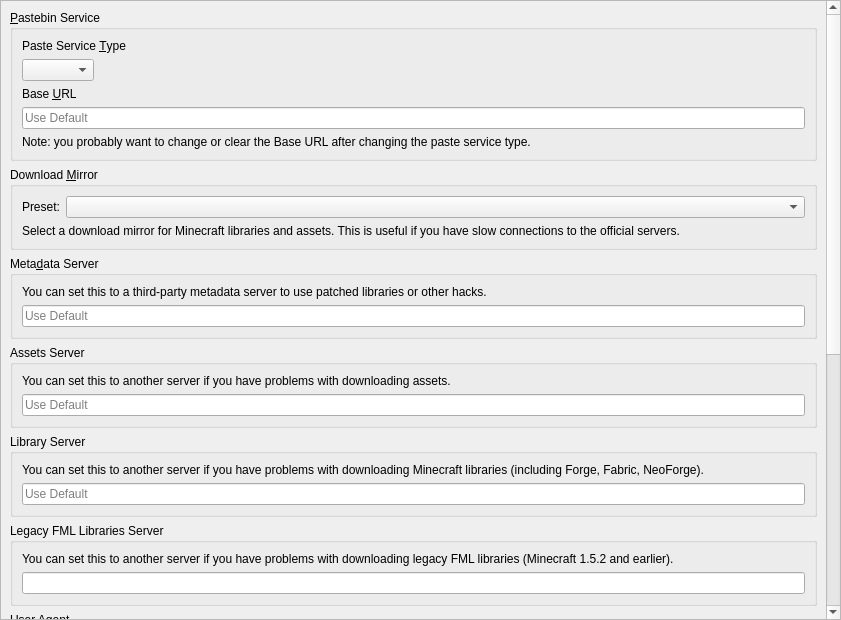
<?xml version="1.0" encoding="UTF-8"?>
<ui version="4.0">
 <class>APIPage</class>
 <widget class="QWidget" name="APIPage">
  <property name="geometry">
   <rect>
    <x>0</x>
    <y>0</y>
    <width>841</width>
    <height>620</height>
   </rect>
  </property>
  <layout class="QVBoxLayout" name="verticalLayout_2">
   <property name="leftMargin">
    <number>0</number>
   </property>
   <property name="topMargin">
    <number>0</number>
   </property>
   <property name="rightMargin">
    <number>0</number>
   </property>
   <property name="bottomMargin">
    <number>0</number>
   </property>
   <item>
    <widget class="QScrollArea" name="scrollArea">
     <property name="widgetResizable">
      <bool>true</bool>
     </property>
     <widget class="QWidget" name="scrollAreaWidgetContents">
      <property name="geometry">
       <rect>
        <x>0</x>
        <y>-216</y>
        <width>816</width>
        <height>832</height>
       </rect>
      </property>
      <layout class="QVBoxLayout" name="verticalLayout">
       <item>
        <widget class="QGroupBox" name="groupBox_paste">
         <property name="title">
          <string>&amp;Pastebin Service</string>
         </property>
         <layout class="QVBoxLayout" name="verticalLayout_3">
          <item>
           <widget class="QLabel" name="pasteServiceTypeLabel">
            <property name="text">
             <string>Paste Service &amp;Type</string>
            </property>
            <property name="buddy">
             <cstring>pasteTypeComboBox</cstring>
            </property>
           </widget>
          </item>
          <item>
           <widget class="QComboBox" name="pasteTypeComboBox">
            <property name="sizePolicy">
             <sizepolicy hsizetype="Maximum" vsizetype="Fixed">
              <horstretch>0</horstretch>
              <verstretch>0</verstretch>
             </sizepolicy>
            </property>
           </widget>
          </item>
          <item>
           <widget class="QLabel" name="baseURLLabel">
            <property name="text">
             <string>Base &amp;URL</string>
            </property>
            <property name="buddy">
             <cstring>baseURLEntry</cstring>
            </property>
           </widget>
          </item>
          <item>
           <widget class="QLineEdit" name="baseURLEntry">
            <property name="placeholderText">
             <string>Use Default</string>
            </property>
            <property name="clearButtonEnabled">
             <bool>true</bool>
            </property>
           </widget>
          </item>
          <item>
           <widget class="QLabel" name="baseURLNote">
            <property name="text">
             <string>Note: you probably want to change or clear the Base URL after changing the paste service type.</string>
            </property>
            <property name="wordWrap">
             <bool>true</bool>
            </property>
           </widget>
          </item>
         </layout>
        </widget>
       </item>
       <item>
        <widget class="QGroupBox" name="groupBox_mirror">
         <property name="title">
          <string>Download &amp;Mirror</string>
         </property>
         <layout class="QVBoxLayout" name="verticalLayout_mirror">
          <item>
           <layout class="QHBoxLayout" name="horizontalLayout_mirror">
            <item>
             <widget class="QLabel" name="label_mirror">
              <property name="text">
               <string>Preset:</string>
              </property>
              <property name="buddy">
               <cstring>mirrorPreset</cstring>
              </property>
             </widget>
            </item>
            <item>
             <widget class="QComboBox" name="mirrorPreset">
              <property name="sizePolicy">
               <sizepolicy hsizetype="Expanding" vsizetype="Fixed">
                <horstretch>0</horstretch>
                <verstretch>0</verstretch>
               </sizepolicy>
              </property>
             </widget>
            </item>
           </layout>
          </item>
          <item>
           <widget class="QLabel" name="label_mirror_desc">
            <property name="text">
             <string>Select a download mirror for Minecraft libraries and assets. This is useful if you have slow connections to the official servers.</string>
            </property>
            <property name="wordWrap">
             <bool>true</bool>
            </property>
           </widget>
          </item>
         </layout>
        </widget>
       </item>
       <item>
        <widget class="QGroupBox" name="groupBox_meta">
         <property name="title">
          <string>Meta&amp;data Server</string>
         </property>
         <layout class="QVBoxLayout" name="verticalLayout_5">
          <item>
           <widget class="QLabel" name="label_6">
            <property name="text">
             <string>You can set this to a third-party metadata server to use patched libraries or other hacks.</string>
            </property>
            <property name="textFormat">
             <enum>Qt::RichText</enum>
            </property>
            <property name="wordWrap">
             <bool>true</bool>
            </property>
            <property name="openExternalLinks">
             <bool>true</bool>
            </property>
           </widget>
          </item>
          <item>
           <widget class="QLineEdit" name="metaURL">
            <property name="placeholderText">
             <string>Use Default</string>
            </property>
           </widget>
          </item>
         </layout>
        </widget>
       </item>
       <item>
        <widget class="QGroupBox" name="groupBox_assets">
         <property name="title">
          <string>Assets Server</string>
         </property>
         <layout class="QVBoxLayout" name="verticalLayout_6">
          <item>
           <widget class="QLabel" name="label_7">
            <property name="text">
             <string>You can set this to another server if you have problems with downloading assets.</string>
            </property>
            <property name="textFormat">
             <enum>Qt::RichText</enum>
            </property>
            <property name="wordWrap">
             <bool>true</bool>
            </property>
            <property name="openExternalLinks">
             <bool>true</bool>
            </property>
           </widget>
          </item>
          <item>
           <widget class="QLineEdit" name="resourceURL">
            <property name="placeholderText">
             <string>Use Default</string>
            </property>
           </widget>
          </item>
         </layout>
        </widget>
       </item>
       <item>
        <widget class="QGroupBox" name="groupBox_libraries">
         <property name="title">
          <string>Library Server</string>
         </property>
         <layout class="QVBoxLayout" name="verticalLayout_libraries">
          <item>
           <widget class="QLabel" name="label_libraries">
            <property name="text">
             <string>You can set this to another server if you have problems with downloading Minecraft libraries (including Forge, Fabric, NeoForge).</string>
            </property>
            <property name="wordWrap">
             <bool>true</bool>
            </property>
           </widget>
          </item>
          <item>
           <widget class="QLineEdit" name="libraryURL">
            <property name="placeholderText">
             <string>Use Default</string>
            </property>
           </widget>
          </item>
         </layout>
        </widget>
       </item>
       <item>
        <widget class="QGroupBox" name="groupBox_fmllibs">
         <property name="title">
          <string>Legacy FML Libraries Server</string>
         </property>
         <layout class="QVBoxLayout" name="verticalLayout_8">
          <item>
           <widget class="QLabel" name="label">
            <property name="text">
             <string>You can set this to another server if you have problems with downloading legacy FML libraries (Minecraft 1.5.2 and earlier).</string>
            </property>
            <property name="textFormat">
             <enum>Qt::RichText</enum>
            </property>
            <property name="wordWrap">
             <bool>true</bool>
            </property>
            <property name="openExternalLinks">
             <bool>true</bool>
            </property>
           </widget>
          </item>
          <item>
           <widget class="QLineEdit" name="legacyFMLLibsURL"/>
          </item>
         </layout>
        </widget>
       </item>
       <item>
        <widget class="QGroupBox" name="groupBox_ua">
         <property name="minimumSize">
          <size>
           <width>0</width>
           <height>0</height>
          </size>
         </property>
         <property name="title">
          <string>User Agent</string>
         </property>
         <layout class="QVBoxLayout" name="verticalLayout_7">
          <item>
           <widget class="QLineEdit" name="userAgentLineEdit">
            <property name="placeholderText">
             <string>Use Default</string>
            </property>
           </widget>
          </item>
          <item>
           <widget class="QLabel" name="userAgentLabel">
            <property name="text">
             <string>Enter a custom User Agent here. The special string $LAUNCHER_VER will be replaced with the version of the launcher.</string>
            </property>
            <property name="wordWrap">
             <bool>true</bool>
            </property>
           </widget>
          </item>
         </layout>
        </widget>
       </item>
       <item>
        <widget class="QGroupBox" name="groupBox_msa">
         <property name="title">
          <string>&amp;API Keys</string>
         </property>
         <layout class="QVBoxLayout" name="verticalLayout_4">
          <item>
           <widget class="QLabel" name="msaClientIDLabel">
            <property name="text">
             <string>&amp;Microsoft Authentication</string>
            </property>
            <property name="textFormat">
             <enum>Qt::RichText</enum>
            </property>
            <property name="wordWrap">
             <bool>true</bool>
            </property>
            <property name="openExternalLinks">
             <bool>true</bool>
            </property>
            <property name="buddy">
             <cstring>msaClientID</cstring>
            </property>
           </widget>
          </item>
          <item>
           <widget class="QLineEdit" name="msaClientID">
            <property name="placeholderText">
             <string>Use Default</string>
            </property>
           </widget>
          </item>
          <item>
           <widget class="QLabel" name="label_3">
            <property name="text">
             <string>Note: you probably don't need to set this if logging in via Microsoft Authentication already works.</string>
            </property>
            <property name="textFormat">
             <enum>Qt::RichText</enum>
            </property>
            <property name="wordWrap">
             <bool>true</bool>
            </property>
           </widget>
          </item>
          <item>
           <spacer name="verticalSpacer">
            <property name="orientation">
             <enum>Qt::Vertical</enum>
            </property>
            <property name="sizeType">
             <enum>QSizePolicy::Fixed</enum>
            </property>
            <property name="sizeHint" stdset="0">
             <size>
              <width>0</width>
              <height>6</height>
             </size>
            </property>
           </spacer>
          </item>
          <item>
           <widget class="QLabel" name="modrinthTokenLabel">
            <property name="text">
             <string>Mod&amp;rinth</string>
            </property>
            <property name="textFormat">
             <enum>Qt::RichText</enum>
            </property>
            <property name="wordWrap">
             <bool>true</bool>
            </property>
            <property name="openExternalLinks">
             <bool>true</bool>
            </property>
            <property name="buddy">
             <cstring>modrinthToken</cstring>
            </property>
           </widget>
          </item>
          <item>
           <widget class="QLineEdit" name="modrinthToken">
            <property name="enabled">
             <bool>true</bool>
            </property>
            <property name="placeholderText">
             <string>Use None</string>
            </property>
           </widget>
          </item>
          <item>
           <widget class="QLabel" name="label_8">
            <property name="text">
             <string>&lt;html&gt;&lt;head/&gt;&lt;body&gt;&lt;p&gt;Note: you only need to set this to access private data. Read the &lt;a href=&quot;https://docs.modrinth.com/api/#authentication&quot;&gt;documentation&lt;/a&gt; for more information.&lt;/p&gt;&lt;/body&gt;&lt;/html&gt;</string>
            </property>
            <property name="wordWrap">
             <bool>true</bool>
            </property>
            <property name="openExternalLinks">
             <bool>true</bool>
            </property>
           </widget>
          </item>
          <item>
           <spacer name="verticalSpacer_4">
            <property name="orientation">
             <enum>Qt::Vertical</enum>
            </property>
            <property name="sizeType">
             <enum>QSizePolicy::Fixed</enum>
            </property>
            <property name="sizeHint" stdset="0">
             <size>
              <width>0</width>
              <height>6</height>
             </size>
            </property>
           </spacer>
          </item>
          <item>
           <widget class="QLabel" name="flameKeyLabel">
            <property name="text">
             <string>&amp;CurseForge</string>
            </property>
            <property name="textFormat">
             <enum>Qt::RichText</enum>
            </property>
            <property name="wordWrap">
             <bool>true</bool>
            </property>
            <property name="openExternalLinks">
             <bool>true</bool>
            </property>
            <property name="buddy">
             <cstring>flameKey</cstring>
            </property>
           </widget>
          </item>
          <item>
           <layout class="QGridLayout" name="flameKeyLayout">
            <item row="0" column="0">
             <widget class="QLineEdit" name="flameKey">
              <property name="enabled">
              <bool>true</bool>
              </property>
              <property name="placeholderText">
              <string>Use Default</string>
              </property>
             </widget>
            </item>
            <item row="0" column="1">
             <widget class="QPushButton" name="fetchKeyButton">
              <property name="text">
               <string>Fetch Official Launcher's Key</string>
              </property>
             </widget>
            </item>
           </layout>
          </item>
          <item>
           <widget class="QLabel" name="label_10">
            <property name="text">
             <string>&lt;span style=&quot;font-weight:700;&quot;&gt;Using the official CurseForge app's API key may break CurseForge's terms of service but should allow Shattered Prism to download all mods in a modpack without you needing to download any of them manually.&lt;/span&gt;</string>
            </property>
            <property name="wordWrap">
             <bool>true</bool>
            </property>
           </widget>
          </item>
          <item>
           <widget class="QCheckBox" name="FallbackMRBlockedMods">
            <property name="text">
             <string>Enable fallback to Modrinth for blocked mods</string>
            </property>
           </widget>
          </item>
          <item>
           <spacer name="verticalSpacer_3">
            <property name="orientation">
             <enum>Qt::Vertical</enum>
            </property>
            <property name="sizeType">
             <enum>QSizePolicy::Fixed</enum>
            </property>
            <property name="sizeHint" stdset="0">
             <size>
              <width>0</width>
              <height>6</height>
             </size>
            </property>
           </spacer>
          </item>
          <item>
           <widget class="QLabel" name="label_12">
            <property name="text">
             <string>&amp;Technic</string>
            </property>
            <property name="buddy">
             <cstring>technicClientID</cstring>
            </property>
           </widget>
          </item>
          <item>
           <widget class="QLineEdit" name="technicClientID">
            <property name="placeholderText">
             <string>Use Default</string>
            </property>
           </widget>
          </item>
          <item>
           <widget class="QLabel" name="label_11">
            <property name="text">
             <string>&lt;html&gt;&lt;head/&gt;&lt;body&gt;&lt;p&gt;Note: you only need to set this to access private data.&lt;/p&gt;&lt;/body&gt;&lt;/html&gt;</string>
            </property>
            <property name="wordWrap">
             <bool>true</bool>
            </property>
           </widget>
          </item>
         </layout>
        </widget>
       </item>
       <item>
        <spacer name="verticalSpacer_2">
         <property name="orientation">
          <enum>Qt::Vertical</enum>
         </property>
         <property name="sizeHint" stdset="0">
          <size>
           <width>0</width>
           <height>0</height>
          </size>
         </property>
        </spacer>
       </item>
      </layout>
     </widget>
    </widget>
   </item>
  </layout>
 </widget>
 <resources/>
 <connections/>
</ui>
